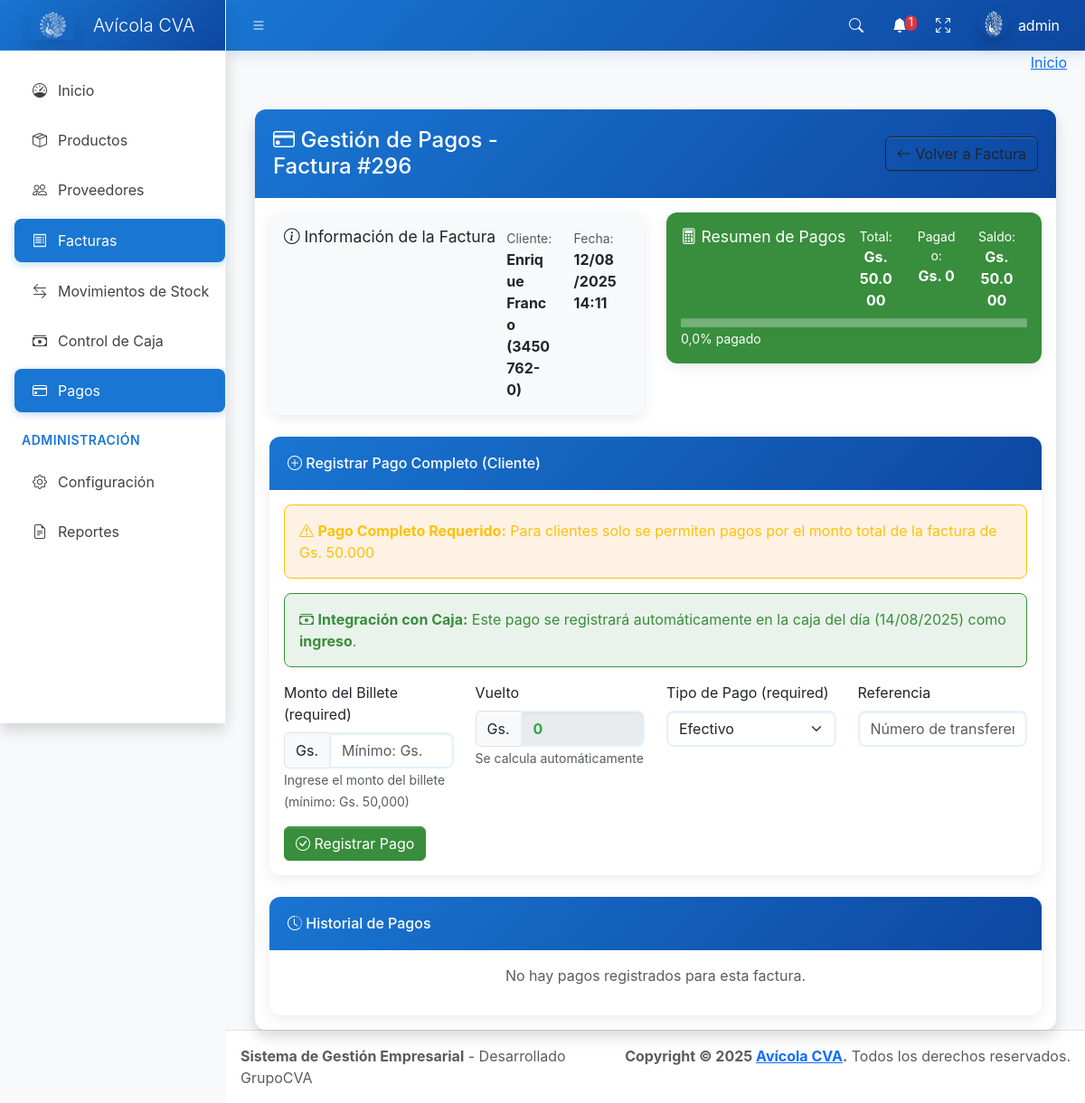
Before: /facturas/296/pagos/ (signed in) with the older database file.
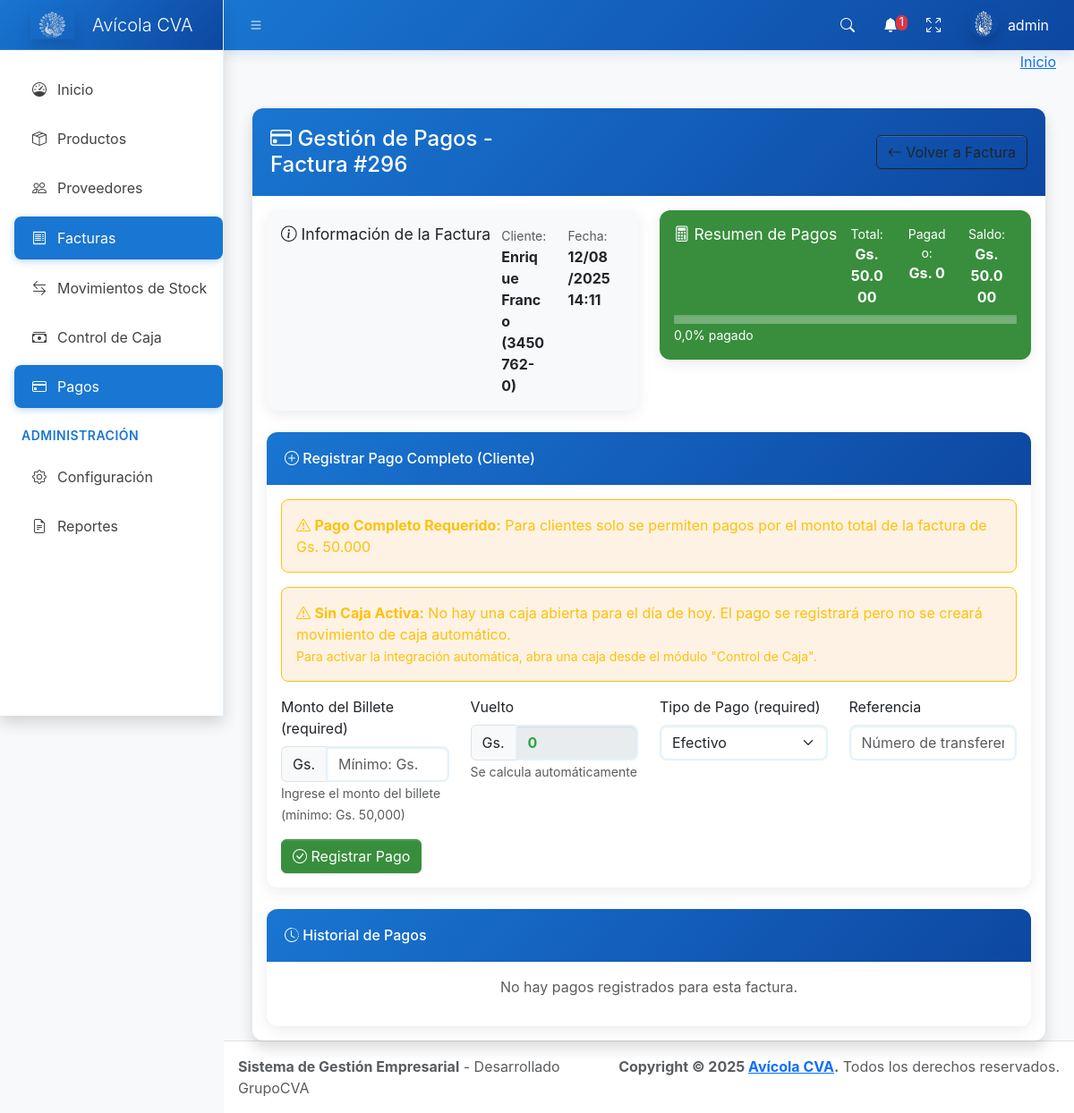
After: the same page with the newer database file.
### core/models.py (models this page shows, shortened)
class Caja(models.Model):
    fecha = models.DateField(unique=True)
    saldo_inicial = models.IntegerField(default=0)
    saldo_final = models.IntegerField(default=0)
    saldo_real = models.IntegerField(default=0)
    diferencia = models.IntegerField(default=0)
    observaciones = models.TextField(blank=True, null=True)
    cerrada = models.BooleanField(default=False)
    usuario_apertura = models.ForeignKey(User, on_delete=models.PROTECT, related_name='cajas_aperturadas')
    usuario_cierre = models.ForeignKey(User, on_delete=models.PROTECT, related_name='cajas_cerradas', null=True, blank=True)
    fecha_apertura = models.DateTimeField(auto_now_add=True)
    fecha_cierre = models.DateTimeField(null=True, blank=True)
    class Meta:
        verbose_name = 'Caja'
        verbose_name_plural = 'Cajas'
        ordering = ['-fecha']
    @classmethod
    def obtener_caja_activa(cls, fecha=None):
        if fecha is None:
            fecha = timezone.now().date()
        caja = cls.objects.filter(
            fecha=fecha,
            cerrada=False
        ).first()
        if not caja:
            caja = cls.objects.filter(
                cerrada=False
            ).order_by('-fecha').first()
        return caja

### core/views.py (the view)
# urls.py: path('facturas/<int:pk>/pagos/', views.factura_pagos, name='factura_pagos'),
@login_required
def factura_pagos(request, pk):
    factura = get_object_or_404(Factura, pk=pk)
    pagos_facturas = factura.pagos_facturas.select_related('pago', 'pago__usuario').all()
    caja_activa = Caja.obtener_caja_activa()
    if request.method == 'POST':
        form = PagoForm(request.POST, factura=factura)
        if form.is_valid():
            pago = form.save(commit=False)
            pago.factura = factura
            pago.usuario = request.user
            pago.save()
            if factura.tipo == 'compra' and factura.proveedor:
                factura.proveedor.saldo -= pago.monto_total
                factura.proveedor.save()
            elif factura.tipo == 'venta' and factura.cliente:
                factura.cliente.saldo -= pago.monto_total
                factura.cliente.save()
            factura.actualizar_estado()
            monto_billete = form.cleaned_data.get('monto_billete')
            vuelto = form.cleaned_data.get('vuelto', 0)
            if factura.tipo == 'venta' and monto_billete:
                mensaje = f'Pago registrado correctamente. Monto recibido: Gs. {monto_billete:,}, Vuelto: Gs. {vuelto:,}'
            else:
                mensaje = 'Pago registrado correctamente.'
            if caja_activa:
                if factura.tipo == 'venta':
                    mensaje += f' Se ha creado automáticamente un ingreso en la caja del día.'
                else:
                    mensaje += f' Se ha creado automáticamente un egreso en la caja del día.'
            messages.success(request, mensaje)
            return redirect('factura_pagos', pk=pk)
    else:
        form = PagoForm(factura=factura)
    return render(request, 'factura_pagos.html', {
        'factura': factura,
        'pagos_facturas': pagos_facturas,
        'form': form,
        'caja_activa': caja_activa
    })

### core/context_processors.py (called while the page is built)
def alertas_globales(request):
    if not request.user.is_authenticated:
        return {}
    productos_stock_bajo = Producto.objects.filter(
        activo=True,
        stock__lte=F('stock_minimo'),
        stock__gt=0
    ).order_by('stock')
    productos_agotados = Producto.objects.filter(
        activo=True,
        stock=0
    ).order_by('nombre')
    fecha_limite = datetime.now() - timedelta(days=30)
    facturas_vencidas = Factura.objects.filter(
        estado='pendiente',
        fecha__lt=fecha_limite
    ).order_by('fecha')
    total_alertas = productos_stock_bajo.count() + productos_agotados.count() + facturas_vencidas.count()
    return {
        'alertas': {
            'stock_bajo': productos_stock_bajo,
            'agotados': productos_agotados,
            'facturas_vencidas': facturas_vencidas,
        },
        'total_alertas': total_alertas,
    }

def configuracion_global(request):
    if not request.user.is_authenticated:
        return {}
    tema_visual = ConfiguracionSistema.get_valor('tema_visual', 'azul')
    return {
        'configuracion_sistema': {
            'tema_visual': tema_visual,
        }
    }

### templates/factura_pagos.html (shortened to what the changed rows need)
{% extends 'base.html' %}
{% load humanize custom_filters %}
{% block content %}
<div class="container-fluid mt-4">
  <div class="card shadow">
    <div class="card-body">
      {% if factura.saldo_pendiente > 0 %}
      <div class="card mb-4">
        <div class="card-body">
          {% if factura.tipo == 'compra' %}
            <div class="alert alert-info">
              <i class="bi bi-info-circle"></i>
              <strong>Pago Parcial Permitido:</strong> Puede pagar cualquier monto hasta el saldo pendiente de Gs. {{ factura.saldo_pendiente|floatformat:0|intcomma_dot }}
            </div>
          {% else %}
                         <div class="alert alert-warning">
               <i class="bi bi-exclamation-triangle"></i>
               <strong>Pago Completo Requerido:</strong> Para clientes solo se permiten pagos por el monto total de la factura de Gs. {{ factura.total|floatformat:0|intcomma_dot }}
             </div>
          {% endif %}
          {% if caja_activa %}
            <div class="alert alert-success">
              <i class="bi bi-cash-stack"></i>
              <strong>Integración con Caja:</strong> Este pago se registrará automáticamente en la caja del día ({{ caja_activa.fecha|date:"d/m/Y" }}) como
              {% if factura.tipo == 'venta' %}
                <strong>ingreso</strong>.
              {% else %}
                <strong>egreso</strong>.
              {% endif %}
            </div>
          {% else %}
            <div class="alert alert-warning">
              <i class="bi bi-exclamation-triangle"></i>
              <strong>Sin Caja Activa:</strong> No hay una caja abierta para el día de hoy. El pago se registrará pero no se creará movimiento de caja automático.
              <br><small>Para activar la integración automática, abra una caja desde el módulo "Control de Caja".</small>
            </div>
          {% endif %}
           <form method="post">
             <div class="row">
             </div>
             <div class="row mt-3">
             </div>
           </form>
        </div>
      </div>
      {% else %}
      <div class="alert alert-success">
        <i class="bi bi-check-circle"></i> <strong>¡Factura completamente pagada!</strong> No hay saldo pendiente.
      </div>
      {% endif %}
    </div>
  </div>
</div>
{% endblock %}

Changed rows visible on the page:
no longer on this page (row edited): Caja: fecha "14/08/2025"
Other visible differences:
text no longer shown: "Integración con Caja: Este pago se registrará automáticamente en la caja del día ( ) como ingreso ."
text now shown: "Sin Caja Activa: No hay una caja abierta para el día de hoy. El pago se registrará pero no se creará movimiento de caja automático. Para activar la integración automática, abra una caja desde el módulo \"Control de Caja\"."
